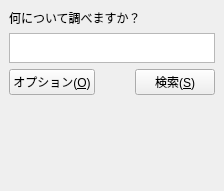
<?xml version="1.0" encoding="UTF-8"?>
<ui version="4.0">
 <class>MainWindow</class>
 <widget class="QMainWindow" name="MainWindow">
  <property name="geometry">
   <rect>
    <x>0</x>
    <y>0</y>
    <width>224</width>
    <height>191</height>
   </rect>
  </property>
  <property name="sizePolicy">
   <sizepolicy hsizetype="Fixed" vsizetype="Fixed">
    <horstretch>0</horstretch>
    <verstretch>0</verstretch>
   </sizepolicy>
  </property>
  <property name="windowTitle">
   <string>MainWindow</string>
  </property>
  <widget class="QWidget" name="centralWidget">
   <widget class="QFrame" name="frame_2">
    <property name="geometry">
     <rect>
      <x>9</x>
      <y>9</y>
      <width>206</width>
      <height>86</height>
     </rect>
    </property>
    <property name="sizePolicy">
     <sizepolicy hsizetype="Fixed" vsizetype="Fixed">
      <horstretch>0</horstretch>
      <verstretch>0</verstretch>
     </sizepolicy>
    </property>
    <property name="frameShape">
     <enum>QFrame::NoFrame</enum>
    </property>
    <layout class="QVBoxLayout" name="verticalLayout">
     <property name="spacing">
      <number>6</number>
     </property>
     <property name="leftMargin">
      <number>0</number>
     </property>
     <property name="topMargin">
      <number>0</number>
     </property>
     <property name="rightMargin">
      <number>0</number>
     </property>
     <property name="bottomMargin">
      <number>0</number>
     </property>
     <item>
      <widget class="QLabel" name="label">
       <property name="text">
        <string>何について調べますか？</string>
       </property>
      </widget>
     </item>
     <item>
      <widget class="QPlainTextEdit" name="plainTextEdit"/>
     </item>
     <item>
      <layout class="QHBoxLayout" name="horizontalLayout">
       <item>
        <widget class="QPushButton" name="pushButton_option">
         <property name="text">
          <string>オプション(&amp;O)</string>
         </property>
        </widget>
       </item>
       <item>
        <spacer name="horizontalSpacer">
         <property name="orientation">
          <enum>Qt::Horizontal</enum>
         </property>
         <property name="sizeHint" stdset="0">
          <size>
           <width>40</width>
           <height>20</height>
          </size>
         </property>
        </spacer>
       </item>
       <item>
        <widget class="QPushButton" name="pushButton_search">
         <property name="text">
          <string>検索(&amp;S)</string>
         </property>
        </widget>
       </item>
      </layout>
     </item>
    </layout>
   </widget>
  </widget>
 </widget>
 <layoutdefault spacing="6" margin="11"/>
 <resources/>
 <connections/>
</ui>
